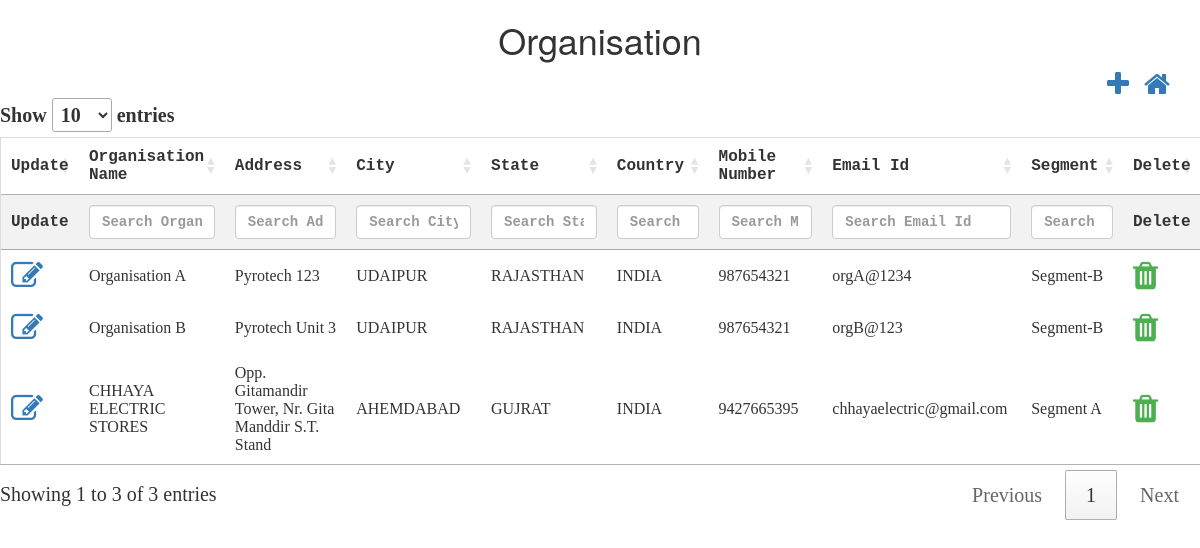
The page /controllers/organisation.php (signed in) on the database its author committed.
### tables this page shows
CREATE TABLE `tbl_organisation` (
  `nid` int(10) NOT NULL,
  `norg_id` int(10) NOT NULL,
  `corg_name` varchar(50) NOT NULL,
  `corg_address` varchar(50) NOT NULL,
  `corg_city` varchar(50) NOT NULL,
  `corg_state` varchar(50) NOT NULL,
  `corg_country` varchar(50) NOT NULL,
  `corg_mobileNumber` varchar(10) NOT NULL,
  `corg_emailId` varchar(50) NOT NULL,
  `norg_segment_id` int(10) NOT NULL,
  `isActive` bit(1) NOT NULL,
  `isAvailable` bit(1) NOT NULL,
  `dcreated_date` datetime NOT NULL,
  `dupdated_date` datetime NOT NULL,
  `ninternal_id` int(11) DEFAULT NULL
);

CREATE TABLE `tbl_segment` (
  `nid` int(10) NOT NULL,
  `nsegment_id` int(10) NOT NULL,
  `csegment_name` varchar(50) NOT NULL,
  `isActive` bit(1) NOT NULL,
  `isAvailable` bit(1) NOT NULL,
  `dcreated_date` datetime NOT NULL,
  `dupdated_date` datetime NOT NULL,
  `ninternal_id` int(11) DEFAULT NULL
);

### controllers/organisation.php (the view, shortened to what this page needs)
<html>
<head>
    <script src="http://ajax.googleapis.com/ajax/libs/jquery/1.11.2/jquery.min.js"></script>
    <link rel="stylesheet" href="../css/theme.css">
    <link rel="stylesheet" href="https://cdn.datatables.net/1.10.22/css/jquery.dataTables.min.css">
    <link rel="stylesheet" href="https://cdnjs.cloudflare.com/ajax/libs/font-awesome/4.7.0/css/font-awesome.min.css">
    <link rel="stylesheet" href="https://maxcdn.bootstrapcdn.com/bootstrap/3.4.1/css/bootstrap.min.css">
</head>
<h1>Organisation</h1>
<div class="container">
    <a style="float:right;margin-left: 15px;" href="../dashboard.php"><i class="fa fa-home fa-2x"></i></a>
    <a style="float:right" href="#organisation_modal" data-toggle="modal" id='add' data-id="1"><i class="fa fa-plus fa-2x"
                                                                                        aria-hidden="true"></i></a>
</div>
        <?php
        $conn = OpenCon();
        $sql = "SELECT o.ninternal_id,o.norg_id,o.corg_name,o.corg_address,o.corg_city,o.corg_state,o.corg_country,o.corg_mobileNumber,o.corg_emailId,o.norg_segment_id,o.isActive,o.isAvailable,s.csegment_name
                    FROM tbl_organisation AS o
                    INNER JOIN tbl_segment AS s
                    ON o.norg_segment_id = s.nsegment_id
                    WHERE o.isAvailable=1;";
        $retval = mysqli_query($conn, $sql);
        echo "<table id='organisationTable'  name='organisationTable' >
            <thead>
            <tr>
            <th style='display:none;'>INTERNAL ID</th>
            <th style='display:none;'>ORG ID</th>
            <th>Update</th>
            <th>Organisation Name</th>
            <th>Address</th>
            <th>City</th>
            <th>State</th>
            <th>Country</th>
            <th>Mobile Number</th>
            <th>Email Id</th>
            <th>Segment</th>
             <th>Delete</th>
            </tr>
            </thead>
                   <tbody>
            ";
        while ($row = mysqli_fetch_array($retval, MYSQLI_ASSOC)) {
            echo "<tr>";
            echo "<td ><a  href='#organisation_modal' data-toggle='modal' class='updateClass' data-id='2'><i class='fa fa-edit fa-2x'></i></a></td>";
            echo "<td>" . $row['corg_name'] . "</td>";
            echo "<td>" . $row['corg_address'] . "</td>";
            echo "<td>" . $row['corg_city'] . "</td>";
            echo "<td>" . $row['corg_state'] . "</td>";
            echo "<td>" . $row['corg_country'] . "</td>";
            echo "<td>" . $row['corg_mobileNumber'] . "</td>";
            echo "<td>" . $row['corg_emailId'] . "</td>";
            echo "<td>" . $row['csegment_name'] . "</td>";
            echo "<td class='action-delete'><i class='fa fa-trash fa-2x' style='color:#4caf50;'</i></td>";
            echo "</tr>";
        }
        echo "</tbody></table>";
        ?>
</html>

### css/theme.css (style rules this page uses)
h1 { text-align: center; }
table { border-collapse: collapse; border-spacing: 0; width: 100%; border: 1px solid #ddd; }
th { text-align: left; padding: 10px !important; font-family: "Lucida Console", Courier, monospace; }
td { text-align: left; padding: 10px !important; }
tr:nth-child(even) { background-color: #f2f2f2; }

### rows shown on the page
tbl_organisation: corg_name "Organisation A", corg_address "Pyrotech 123", corg_city "UDAIPUR", corg_state "RAJASTHAN", corg_country "INDIA", corg_mobileNumber "987654321", corg_emailId "orgA@1234", tbl_segment.csegment_name "Segment-B"
tbl_organisation: corg_name "Organisation B", corg_address "Pyrotech Unit 3", corg_city "UDAIPUR", corg_state "RAJASTHAN", corg_country "INDIA", corg_mobileNumber "987654321", corg_emailId "orgB@123", tbl_segment.csegment_name "Segment-B"
tbl_organisation: corg_name "CHHAYA ELECTRIC STORES", corg_address "Opp. Gitamandir Tower, Nr. Gita Manddir S.T. Stand", corg_city "AHEMDABAD", corg_state "GUJRAT", corg_country "INDIA", corg_mobileNumber "9427665395", corg_emailId "chhayaelectric@gmail.com", tbl_segment.csegment_name "Segment A"
